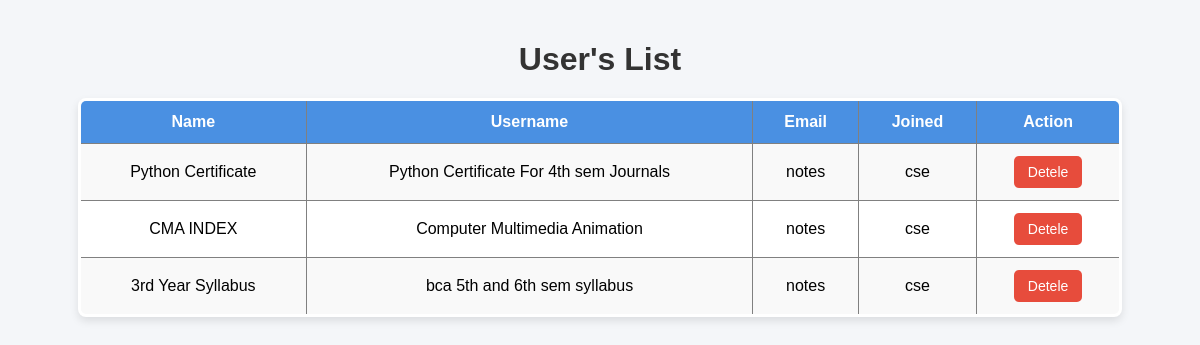
The app's page /admin/files (signed in), older data.
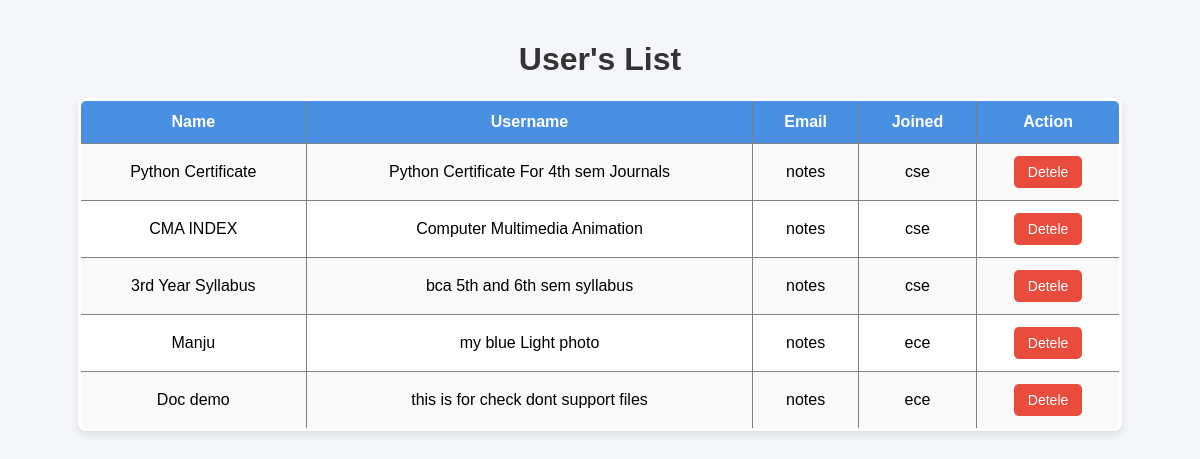
The same page, newer data.
### tables this page shows
CREATE TABLE files_metadata (
            id INTEGER PRIMARY KEY AUTOINCREMENT,
            title TEXT NOT NULL,
            description TEXT,
            category TEXT NOT NULL,
            year INTEGER NOT NULL,
            branch TEXT NOT NULL,
            sem INTEGER NOT NULL,
            subject TEXT NOT NULL,
            filename TEXT NOT NULL,
            file_id TEXT,
            uploaded_by TEXT NOT NULL,
            uploaded_at TIMESTAMP DEFAULT CURRENT_TIMESTAMP
        );

### admin.py (the view)
@admin_bp.route('/files',methods=['GET','POST'])
def files():
    err = ''
    db = sqlite3.connect("notesapp.db")
    c = db.cursor()
    try:
        files_data = c.execute("select * from files_metadata").fetchall()
        id = request.form.get("user_id")
        if id :
            c.execute("delete from files_metadata where id = ?",(id,))
            db.commit()
            err = "file deletd sussefully !"
    except Exception as e:
        err = f"Error: {e}"
    finally:
        db.close()
    return render_template("admin/user_data.html",data = files_data,err = err)

### admin.py (called while the page is built)
@admin_bp.before_request
def require_login():
    routes_to_avoid = ['admin.admin_login',"admin.admin_logout",'static']
    if request.endpoint not in routes_to_avoid and 'admin' not in session:
        return redirect(url_for('admin.admin_login'))

### app.py (called while the page is built)
@app.before_request
def require_login():
    if request.blueprint == 'admin':
        return
    routes_to_avoid = ['dashboard','auth.login','auth.register','auth.logout','admin.admin_login','static']
    if request.endpoint not in routes_to_avoid and 'user_id' not in session:
        return redirect(url_for('auth.login'))

### templates/admin/user_data.html (shortened to what this page needs)
<!DOCTYPE html>
<html lang="en">
<head>
</head>
<body>
    <h1>User's List</h1>
    {% if data %}
    <table border="3">
        <tr>
            <th>Name</th>
            <th>Username</th>
            <th>Email</th>
            <th>Joined</th>
            <th>Action</th>
        </tr>
        {% for user in data %}
        <tr>
            <td>{{user[1]}}</td>
            <td>{{user[2]}}</td>
            <td>{{user[3]}}</td>
            <td>{{user[5]}}</td>
            <td>
                <form method="post" onsubmit="return confirm('Are you sure you want to delete this user?');"
                    style="display:inline;">
                    <button class="delete-btn" name="user_id" value="{{ user[0] }}">Detele</button>
                </form>
            </td>
        </tr>
        {% endfor %}
    </table>
    {% endif %}
</body>
</html>

### templates/admin/user_data.html (style rules this page uses)
body { font-family: Arial, sans-serif; background: #f4f6f9; margin: 0; padding: 20px; }
h1 { text-align: center; color: #333; margin-bottom: 20px; }
table { width: 90%; margin: auto; border-collapse: collapse; background: white; box-shadow: 0px 4px 8px rgba(0, 0, 0, 0.1); border-radius: 8px; overflow: hidden; }
th, td { padding: 12px 15px; text-align: center; }
th { background: #4a90e2; color: white; font-size: 16px; }
tr:nth-child(even) { background: #f9f9f9; }
.delete-btn { background: #e74c3c; color: white; border: none; padding: 8px 14px; border-radius: 5px; cursor: pointer; font-size: 14px; transition: background 0.3s, transform 0.2s; }

Row changes from the older to the newer data that the page shows:
added files_metadata: title "Manju", description "my blue Light photo", category "notes", branch "ece", {{ user[0] }} 4 (drawn)
added files_metadata: title "Doc demo", description "this is for check dont support files", category "notes", branch "ece", {{ user[0] }} 5 (drawn)
